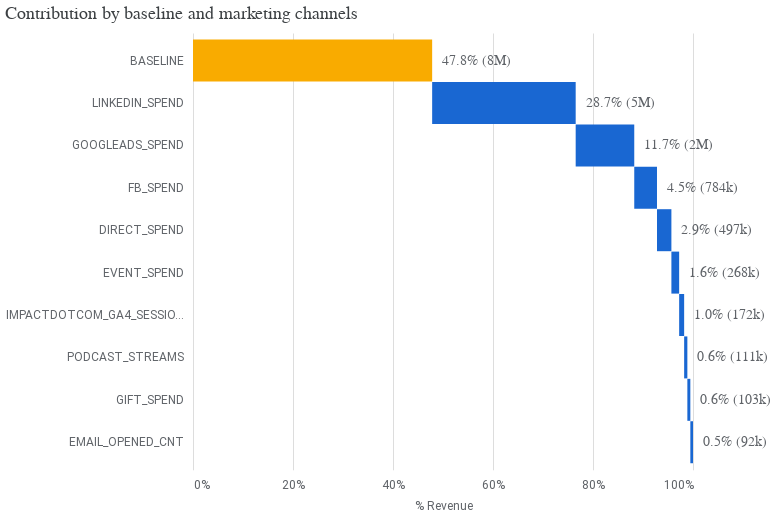

This figure's notebook cell:
### Code cell
# Generate each individual chart and remove their individual config attributes to avoid conflicts on concatenation
media_summary.plot_contribution_waterfall_chart()

### Figure 1 — Vega-Lite specification as saved in the notebook (floating-point values rounded to 4 significant figures)
{"config": {"view": {"continuousWidth": 300, "continuousHeight": 300, "strokeOpacity": 0}, "axis": {"labelColor": "#5F6368", "labelFont": "Roboto", "labelFontSize": 12, "titleColor": "#5F6368", "titleFont": "Roboto", "titleFontSize": 12, "titleFontWeight": "normal", "titlePadding": 10}}, "layer": [{"mark": {"type": "bar", "size": 42}, "encoding": {"color": {"condition": {"test": "(datum.channel === 'BASELINE')", "value": "#F9AB00"}, "value": "#1967D2"}, "x": {"axis": {"domain": false, "format": "%", "labelPadding": 10, "tickCount": 5, "ticks": false}, "field": "prev_sum", "title": "% Revenue", "type": "quantitative"}, "x2": {"field": "sum_outcome"}, "y": {"axis": {"domain": false, "labelPadding": 10, "ticks": false}, "field": "channel", "scale": {"paddingOuter": 0.2}, "sort": null, "title": null, "type": "nominal"}}, "transform": [{"window": [{"op": "sum", "field": "pct_of_contribution", "as": "sum_outcome"}, {"op": "lead", "field": "channel", "as": "kwargs"}]}, {"calculate": "datum.sum_outcome - datum.pct_of_contribution", "as": "prev_sum"}, {"calculate": "datum.incremental_outcome < 0 ? datum.prev_sum : datum.sum_outcome", "as": "text_x"}]}, {"mark": {"type": "text", "align": "left", "color": "#5F6368", "dx": 10, "fontSize": 14}, "encoding": {"text": {"field": "outcome_text", "type": "nominal"}, "x": {"field": "text_x", "type": "quantitative"}, "y": {"axis": {"domain": false, "labelPadding": 10, "ticks": false}, "field": "channel", "scale": {"paddingOuter": 0.2}, "sort": null, "title": null, "type": "nominal"}}, "transform": [{"window": [{"op": "sum", "field": "pct_of_contribution", "as": "sum_outcome"}, {"op": "lead", "field": "channel", "as": "kwargs"}]}, {"calculate": "datum.sum_outcome - datum.pct_of_contribution", "as": "prev_sum"}, {"calculate": "datum.incremental_outcome < 0 ? datum.prev_sum : datum.sum_outcome", "as": "text_x"}]}], "data": {"name": "data-d74e631291101126081249ef6f993ff8"}, "height": 436.8, "title": {"text": "Contribution by baseline and marketing channels", "anchor": "start", "color": "#3C4043", "font": "Google Sans Display", "fontSize": 18, "fontWeight": "normal", "offset": 10}, "width": 500, "$schema": "https://vega.github.io/schema/vega-lite/v5.20.1.json", "datasets": {"data-d74e631291101126081249ef6f993ff8": [{"channel": "BASELINE", "incremental_outcome": 8251000.0, "pct_of_contribution": 0.4783, "outcome_text": "47.8% (8M)"}, {"channel": "LINKEDIN_SPEND", "incremental_outcome": 4952000.0, "pct_of_contribution": 0.2871, "outcome_text": "28.7% (5M)"}, {"channel": "GOOGLEADS_SPEND", "incremental_outcome": 2021000.0, "pct_of_contribution": 0.1171, "outcome_text": "11.7% (2M)"}, {"channel": "FB_SPEND", "incremental_outcome": 784400.0, "pct_of_contribution": 0.04547, "outcome_text": "4.5% (784k)"}, {"channel": "DIRECT_SPEND", "incremental_outcome": 496800.0, "pct_of_contribution": 0.0288, "outcome_text": "2.9% (497k)"}, {"channel": "EVENT_SPEND", "incremental_outcome": 267600.0, "pct_of_contribution": 0.01551, "outcome_text": "1.6% (268k)"}, {"channel": "IMPACTDOTCOM_GA4_SESSIONS", "incremental_outcome": 172400.0, "pct_of_contribution": 0.009993, "outcome_text": "1.0% (172k)"}, {"channel": "PODCAST_STREAMS", "incremental_outcome": 110700.0, "pct_of_contribution": 0.00642, "outcome_text": "0.6% (111k)"}, {"channel": "GIFT_SPEND", "incremental_outcome": 102800.0, "pct_of_contribution": 0.00596, "outcome_text": "0.6% (103k)"}, {"channel": "EMAIL_OPENED_CNT", "incremental_outcome": 91810.0, "pct_of_contribution": 0.005323, "outcome_text": "0.5% (92k)"}]}}
